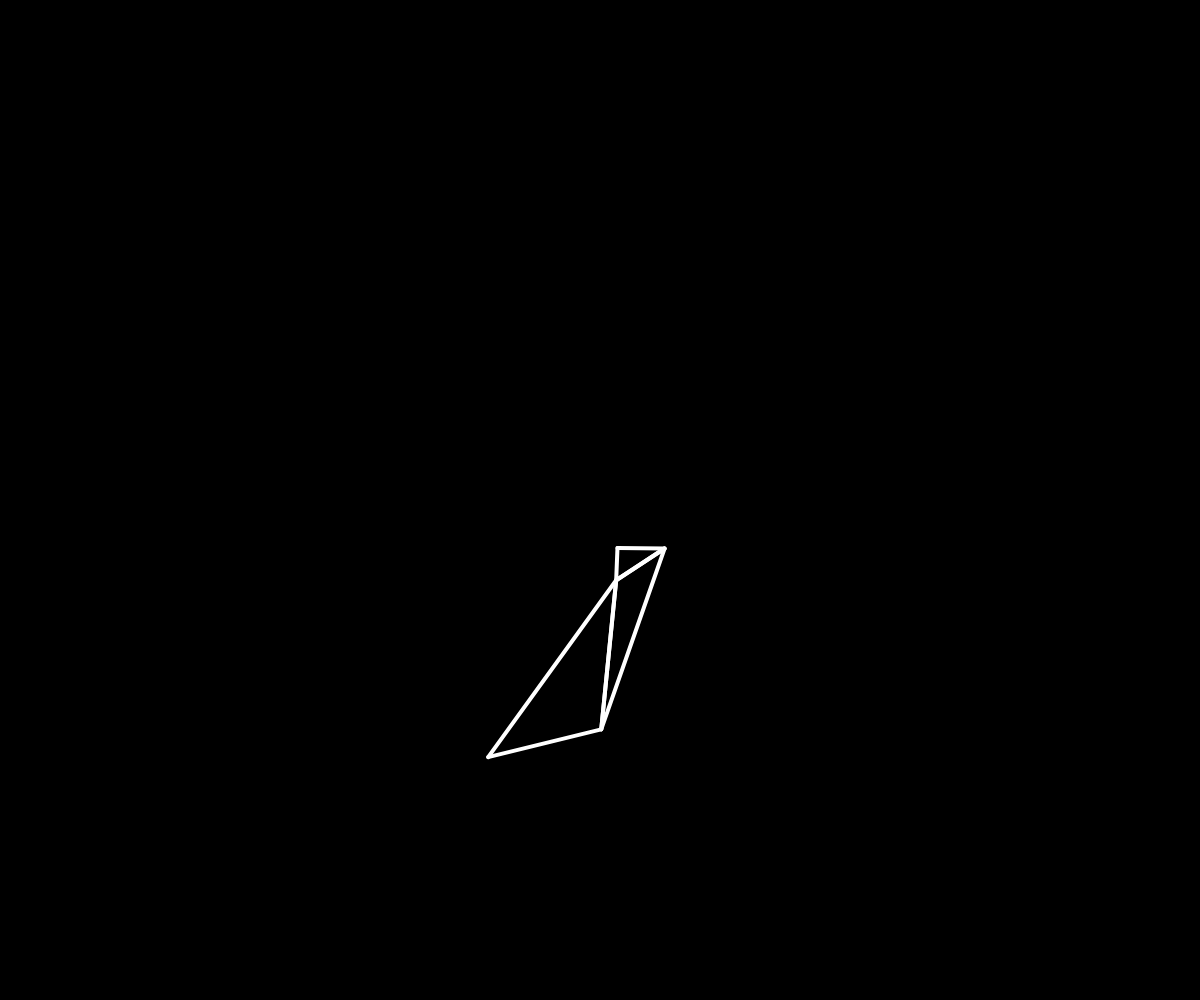
Frame 1 (no input)
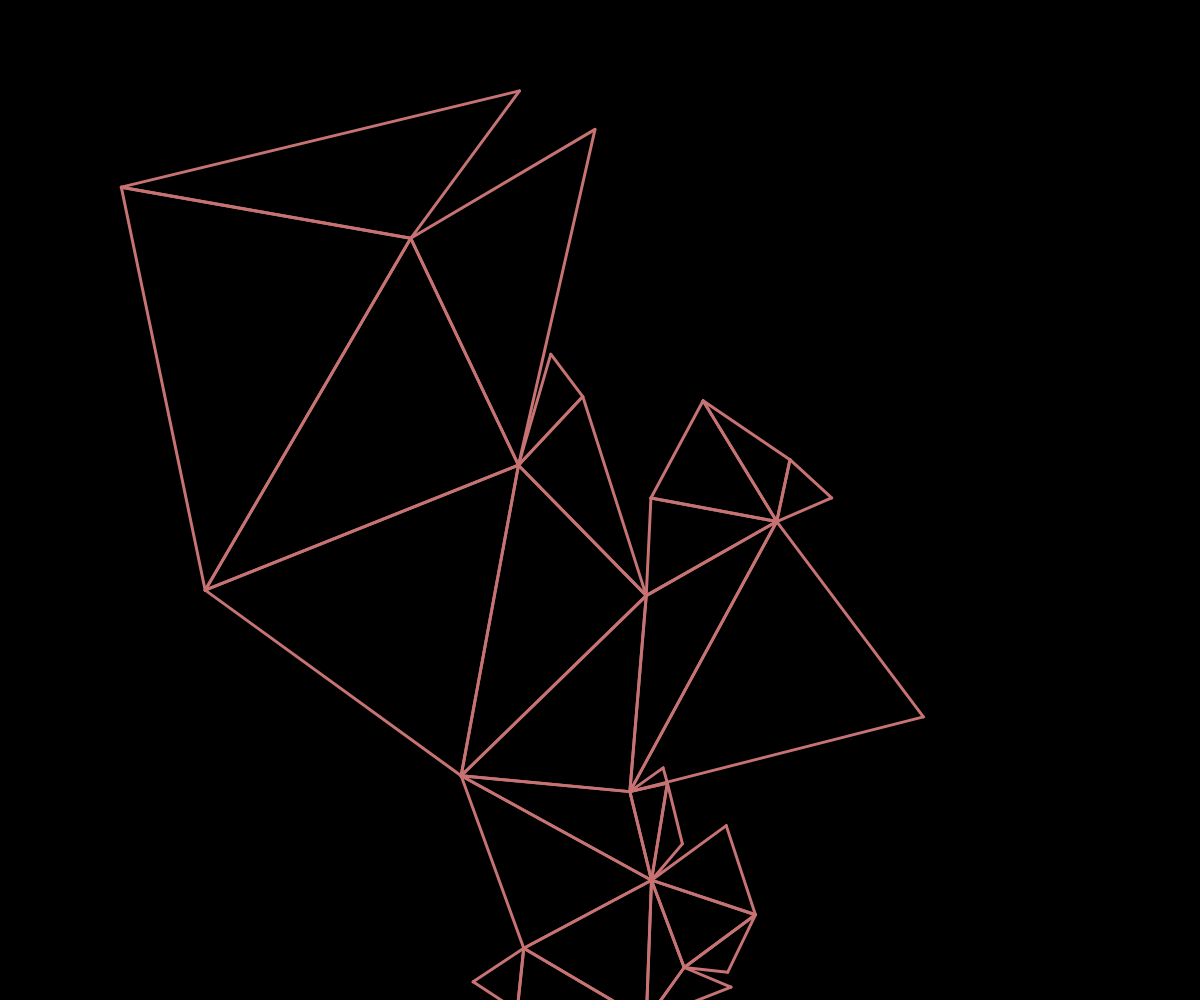
Frame 60 (no input)
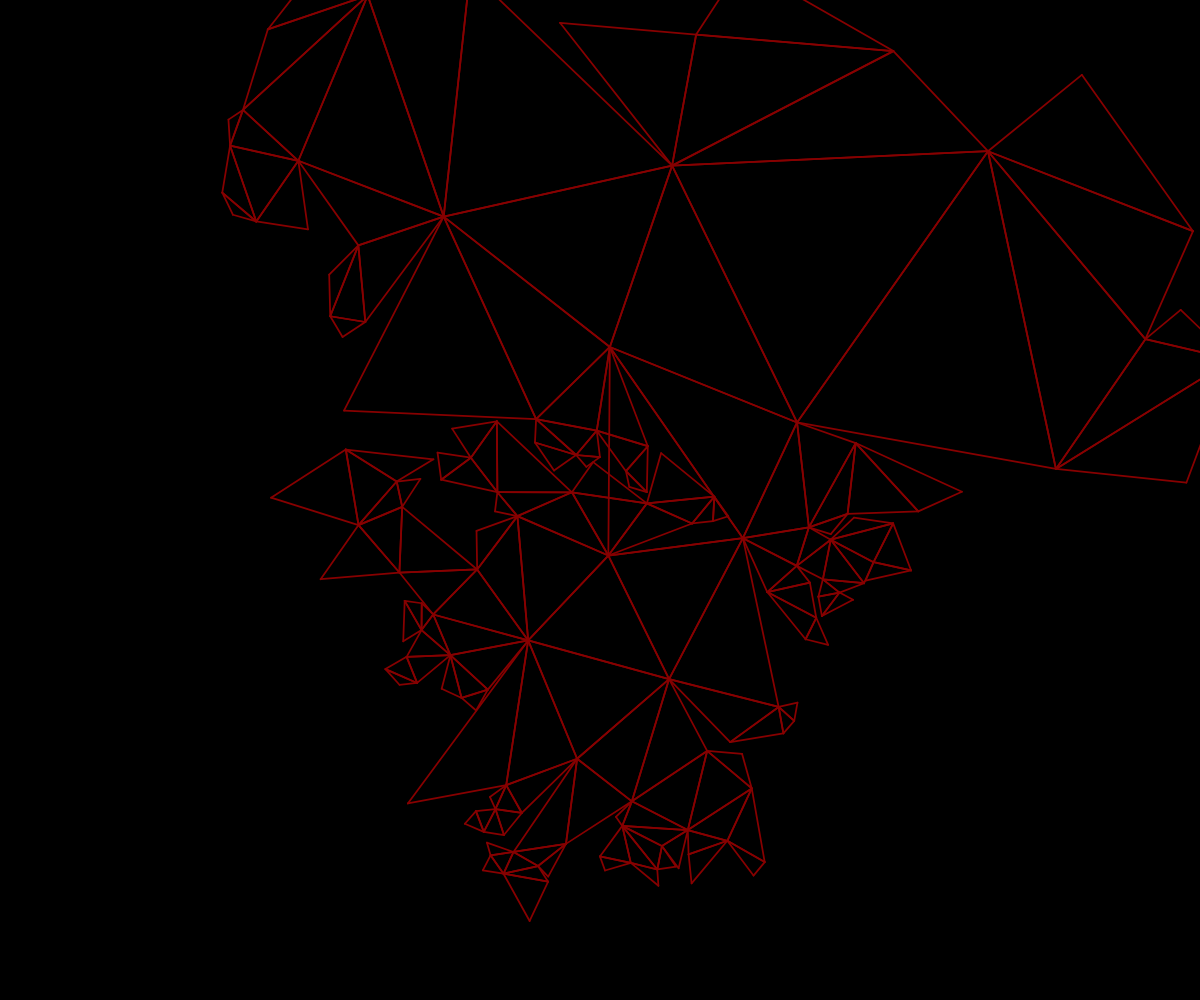
Frame 120 (the mouse pressed at the canvas centre since frame 60)

The p5.js sketch that drew these frames (run headless with seeded random() and noise() and a simulated clock; from frame 60 on, the mouse is pressed at the canvas centre):

// p5.js sketch
// ── sketch.js
let triangleCanvas
let currentCount;
const withinBounds = (newTriangle) => {
  let x = newTriangle.centroid.x, y = newTriangle.centroid.y;
  if(x > 0 && x < windowWidth && y > 0 && y < windowHeight){
    return true;
  } else { return false;}
}

function setup() {
  createCanvas(windowWidth, windowHeight, WebGL2RenderingContext);
  background(0);
  strokeWeight(4);
  

  colourGrad = color(255,255,255);
  stroke(colourGrad);
  frameRate(30)

  currentCount=0;
  let validities = [overlapsNone, triangleValidity(1/8*Math.PI, 1/3*Math.PI, 120, 100000), withinBounds]
  triangleCanvas = new TriangleCanvas(validities, createTriangleFromSide(0.05, 1.1))
  triangleCanvas.commenceWithTriangle()

}


// Idea: if a triangle has become small enough, close all sides, and let octopus extend somewhere else

function draw(){
  background(0);
  if(currentCount > 25){
    triangleCanvas.reset();
    currentCount = 0;
  }

  triangleCanvas.populate();
  currentMode();

  for(side of triangleCanvas.allSides){    
    side.draw();
}
  
}

function currentMode(){
  colourGrad.setGreen(255-20*currentCount)
  colourGrad.setRed(255-8*currentCount)
  colourGrad.setBlue(255-20*currentCount)

  stroke(colourGrad)
  strokeWeight(4-0.15*currentCount);
  currentCount++;
}




// ── auxFuncs.js
function recursiveToString(obj) {
    if (typeof obj !== 'object' || obj === null) {
        return String(obj); // Convert non-objects to string
    }
  
    let result = '{';
    for (const key in obj) {
        if (obj.hasOwnProperty(key)) {
            result += `${key}: ${recursiveToString(obj[key])}, `;
        }
    }
    result = result.slice(0, -2); // Remove trailing comma and space
    result += '}';
    return result;
  }
  
  const dist = (x1, y1, x2, y2) => {
    return Math.hypot(x2 - x1, y2 - y1);
  };
  
  function normalizeAngle(angle){
    // Normalize the angle to the range [-π, π]
    while (angle > Math.PI) {
      angle -= 2 * Math.PI; // Subtract 2π until the angle is in range
    }
    while (angle < -Math.PI) {
      angle += 2 * Math.PI; // Add 2π until the angle is in range
    }
  return angle;
  }
  
  function calculateAngle(A, B, C) {
    const Ax = A.x, Ay = A.y;
    const Bx = B.x, By = B.y;
    const Cx = C.x, Cy = C.y;
  
    // Calculate the angle from A to B and A to C
    const angleAB = Math.atan2(By - Ay, Bx - Ax);
    const angleAC = Math.atan2(Cy - Ay, Cx - Ax);
  
    // Calculate the angle at A
    let angleA = angleAB - angleAC;
  
    // Normalize the angle to be within [0, 2π)
    if (angleA < 0) {
        angleA += 2 * Math.PI;
    }

    while( angleA < 0){
        angleA += 1*Math.PI
    }

    while(angleA > 1*Math.PI){
        angleA -= 1*Math.PI
    }

  
    return angleA; // Angle in radians
  }

  function calculateCentroid(a, b, c){
    return new Point((a.x + b.x + c.x)/3, (a.y + b.y + c.y)/3);
  }


function calculateTriangleArea(pointA, pointB, pointC) {
    const x1 = pointA.x, y1 = pointA.y;
    const x2 = pointB.x, y2 = pointB.y;
    const x3 = pointC.x, y3 = pointC.y;

return Math.abs((x1 * (y2 - y3) + x2 * (y3 - y1) + x3 * (y1 - y2)) / 2);
}

function getRandom(x, y) {
    const lower = Math.min(x, y);
    const upper = Math.max(x, y);
    return Math.random() * (upper - lower) + lower;
  
}

function XOR(a, b) {
    return (a || b) && !(a && b);
}

function doTrianglesOverlap(triangle1, triangle2) {
    
    for(side1 of triangle1.sides){
        for(side2 of triangle2.sides){
            if(side1.equals(side2)){
                return false;
            }
        }
    }

    for(point1 of triangle1.points){
        for(point2 of triangle2.points){
            if(point1 === point2 && point1.occupiedAngle <= Math.PI){
                return false;
            } else if (dist(point1.x, point1.y, point2.x, point2.y) > triangle1.sideAB.length*20){
                return false;
            }
        }
    }


    for(side1 of triangle1.sides){
        for(side2 of triangle2.sides){
            if(findLineSegmentIntersection(side1.a, side1.b, side2.a, side2.b)){
                return true;
            }
        }
    }
    return false;
}

function findLineSegmentIntersection(A, B, C, D) {
    const x1 = A.x, y1 = A.y;
    const x2 = B.x, y2 = B.y;
    const x3 = C.x, y3 = C.y;
    const x4 = D.x, y4 = D.y;

    const denom = (x1 - x2) * (y3 - y4) - (y1 - y2) * (x3 - x4);

    // Check if lines are parallel
    if (denom === 0) {
        return null; // No intersection (lines are parallel)
    }

    const t = ((x1 - x3) * (y3 - y4) - (y1 - y3) * (x3 - x4)) / denom;
    const u = -((x1 - x2) * (y1 - y3) - (y1 - y2) * (x1 - x3)) / denom;

    // Check if the intersection point is within both segments
    if (t >= 0 && t <= 1 && u >= 0 && u <= 1) {
        const intersectionX = x1 + t * (x2 - x1);
        const intersectionY = y1 + t * (y2 - y1);
        let interSect = new Point(intersectionX,intersectionY)
        
        
        for(point of [A,B,C,D]){
            if(dist(intersectionX, intersectionY, point.x,point.y) <= 1){
                return false;
            }
        }

        return interSect;
        
        // Return intersection point
    }

    return null; // No intersection within the segments
}
  
// ── randomPoint.js
class Point{
  constructor(x, y){
    this.x = x;
    this.y = y;
    this.occupiedAngle = 0;
  }

  addOccupiedAngle(amount){
    this.occupiedAngle += amount;
  }
}

// Ideas: create intermediate system between sketch and class structure, that handles population, functions for sanityCheck(), maybe have a triangle init(), that initiates opening/closing of sides based on preference (should that even be done inside the T class??)

// Create codebase -> attach version -> continually push to github when updated -> Create sketches that base off of a specific codebase version -> build the codebase into that sketch through npm and github

const zeroVector = new Point(0,0);

function angleFromPoints(pointA, pointB){
  //https://stackoverflow.com/questions/17530169/get-angle-between-point-and-origin
  let referenceVector = new Point(pointB.x-pointA.x, pointB.y-pointA.y); 
  return Math.atan2(referenceVector.y, referenceVector.x) - Math.atan2(zeroVector.y, zeroVector.x);
}

class Side{

  // The angle of the line is defined in Radians, The left and right Domain are also defined in radians
  constructor(a, b){
    this.a = a;
    this.b = b;
    this.name;

    this.normalize();

    
    this.angle = normalizeAngle(angleFromPoints(this.a, this.b));
    
    this.length = dist(a.x, a.y, b.x, b.y);

    this.midPoint = new Point((b.x+a.x)/2, (a.y+b.y)/2);

    this.open = 'a';
  } 

  normalize(){
    if(this.b.x < this.a.x ){
      let temp = this.a;
      this.a = this.b;
      this.b = temp;
    } else {
      return;
    }
  }

  getRandomizer(){
    let randomizerAngle = this.angle<0?-1:1;
    let randomizerOpen;
    if(this.open == 'l'){
      randomizerOpen = -1
    } else if (this.open == 'r'){
      randomizerOpen = 1
    } else if (this.open == 'a'){
      randomizerOpen = Math.floor(Math.random(2))==0?1:-1
    } else {
      console.log("error??")
    }

    return randomizerAngle*randomizerOpen*Math.PI;
  }

  equals(side){
    return (side.a==this.a&&side.b==this.b)||(side.a == this.b && side.b == this.a);
  }

  // sets open to a falsy value
  close(){
    this.open = '';
  }

  // From a side AB, look at the Angle from AB midpoint to point C, and Determine whether that is on 
  closeFromTrianglePoint(pointC) {
    let referenceAngle = normalizeAngle(angleFromPoints(this.midPoint, pointC));
    let angleDifference = normalizeAngle(referenceAngle - this.angle);

    if (angleDifference < 0 && angleDifference > -1*Math.PI) {
        if(this.angle > 0){
          this.open = 'l'; // Left side is open
        } else { this.open = 'r'}
    } else {
      if(this.angle > 0){
        this.open = 'r'; // Right side is open
      } else { this.open = 'l'}
    }
}

  draw(){
    line(this.a.x, this.a.y, this.b.x, this.b.y);
  }
}

class Triangle{
  constructor(arg1, arg2, arg3){
    this.pointA;
    this.pointB;
    this.pointC;

    this.sideAB;
    this.sideAC;
    this.sideBC;

    if(arg1 instanceof Point && arg2 instanceof Point && arg3 instanceof Point){
      this.pointA = arg1;
      this.pointB = arg2;
      this.pointC = arg3;

      this.sideAB = new Side(this.pointA, this.pointB)
      this.sideAC = new Side(this.pointA, this.pointC)
      this.sideBC = new Side(this.pointB, this.pointC)

      this.angleA;
      this.angleB;
      this.angleC;
      
      this.sideAB.closeFromTrianglePoint(this.pointC);
      this.sideAC.closeFromTrianglePoint(this.pointB);
      this.sideBC.closeFromTrianglePoint(this.pointA);
    }else if(arg1 instanceof Side && arg2 instanceof Point){
      this.pointA = arg1.a;
      this.pointB = arg1.b;
      this.pointC = arg2;

      this.sideAB = arg1;
      this.sideAC = new Side(this.pointA, this.pointC)
      this.sideBC = new Side(this.pointB, this.pointC)

      this.sideAB.close();
      this.sideAC.closeFromTrianglePoint(pointB);
      this.sideBC.closeFromTrianglePoint(pointA);
    } else if(arg1 instanceof Side && arg2 instanceof Side){
      // to implement
    }
    
    this.calculateAngles();

    this.size = calculateTriangleArea(this.pointA, this.pointB, this.pointC)
    this.centroid = calculateCentroid(this.pointA, this.pointB, this.pointC)
    this.points = [this.pointA, this.pointB, this.pointC]
    this.sides = [this.sideAB, this.sideAC, this.sideBC]

  }

  calculateAngles() {
    // Calculate the lengths of the sides
    const a = this.sideBC.length;
    const b = this.sideAC.length; // Length AC
    const c = this.sideAB.length; // Length AB

    this.angleA = Math.acos((b * b + c * c - a * a) / (2 * b * c)); // Angle at A
    this.angleB = Math.acos((a * a + c * c - b * b) / (2 * a * c)); // Angle at B
    this.angleC = Math.acos((a * a + b * b - c * c) / (2 * a * b)); // Angle at C

    this.pointA.addOccupiedAngle(this.angleA);
    this.pointB.addOccupiedAngle(this.angleB);
    this.pointC.addOccupiedAngle(this.angleC);
    console.log(`random angle: ${this.angleA}`);
    
  }
}





// ── triangleCanvas.js
class TriangleCanvas{
    constructor(validityChecks, inputFuncFromSide){
      this.openSides = [];
      this.allSides = [];     
      this.allTriangles = [];
      this.validityChecks = validityChecks;
      this.createTriangleFromSide = inputFuncFromSide;
    }

    populate() {
      let openSidesClone = [...this.openSides]
      for(let side of openSidesClone){        
        
        // floor(random) reduces the likelyhood a side will get populated from by a number
        if(Math.floor(1.3*Math.random()) == 0){
          let newTriangle = this.createTriangle(side);
          if(newTriangle){
            this.allTriangles.push(newTriangle)
            this.openSides = [...newTriangle.sides, ...this.openSides];

            this.openSides = this.openSides.filter(element => !element.equals(side));

            this.allSides = [...newTriangle.sides, ...this.allSides]
          }
        }
      }
    }

    commenceWithTriangle(){
      let pointA = new Point(windowWidth/2-getRandom(-200,-50),windowHeight/2+getRandom(0,50));
      let pointB = new Point(windowWidth/2+getRandom(0,30),windowHeight/2-getRandom(-300,300));
      let pointC = new Point(windowWidth/2+getRandom(0,100), windowHeight/2 +getRandom(0,100));
    
      let newTriangle = new Triangle(pointA, pointB, pointC);
      for(let side of newTriangle.sides){
        this.openSides.push(side)
      };
      for(let side of this.openSides){
        side.draw();
      }
      this.allSides = [...newTriangle.sides]
      
    }

    reset(){
      this.openSides = []
      this.allSides = []
      this.allTriangles=[]
      stroke(255,255,255);
      strokeWeight(4);
      background(0)
      this.commenceWithTriangle();
    }

    // Creates and returns a triangle from any type of input. Will undergo a sanity check first. Todo: create from Variable, x,y 
    createTriangle(arg1){
      const checkAllValidity = (triangle) => {
        return this.validityChecks.reduce((acc, validCheck) => 
          acc && validCheck(triangle, this.allTriangles), true);
      }

      let attempts = 0;
      let newTriangle;
      let create;

      if(arg1 instanceof Side){
        create = this.createTriangleFromSide;
      }

      do{
        newTriangle = create(arg1);
        attempts++;
        if(attempts >1){return false;}
      } while(!checkAllValidity(newTriangle))

      return newTriangle;
    }  
}
// something is wrong with angle calculation? idkkkkk
// Higher order function, second parameter after newTriangle omitted, as there's no need for alltriangles
  const triangleValidity = (minimumAngle, maximumAngle, minimumSize, maximumSize) => (newTriangle) => {

    if(
      newTriangle.angleA < minimumAngle ||
      newTriangle.angleB < minimumAngle ||
      newTriangle.angleC < minimumAngle 
      // || angleA > maximumAngle ||
      // angleB > maximumAngle ||
      // angleC > maximumAngle
      ){return false;} 
    if(newTriangle.size < minimumSize || newTriangle.size > maximumSize){return false;}

    return true;
  }

  const overlapsAtLeastOne = (newTriangle, allTriangles) => {
    return !allTriangles.reduce((acc, triangle2) => 
        acc && !doTrianglesOverlap(newTriangle, triangle2), true);
  };

  const overlapsNone = (newTriangle, allTriangles) => {
    return allTriangles.reduce((acc, triangle2) => 
        acc && !doTrianglesOverlap(newTriangle, triangle2), true);
  };

  const createTriangleFromSide = (lengthMin, lengthMax) => (openSide) => {
    let a = openSide.a;
    let b = openSide.b;
    
    let anglePerpendicular = openSide.angle + openSide.getRandomizer()*0.5*Math.PI
    const angle = anglePerpendicular + getRandom(-0.4*Math.PI, 0.4*Math.PI);
    const distance = getRandom(openSide.length*lengthMin, openSide.length*lengthMax, 0);


    // Create new point C through random generated angle, then offsets it from the midpoint with The random generated distance. From any Point R, use angle, cos and sin to derive x and y coordinate

    const pointC = {
        x: openSide.midPoint.x + distance * Math.cos(angle),
        y: openSide.midPoint.y + distance * Math.sin(angle)
    };

    const c = new Point(pointC.x, pointC.y);

    return new Triangle(openSide.a, openSide.b, c);

  }
